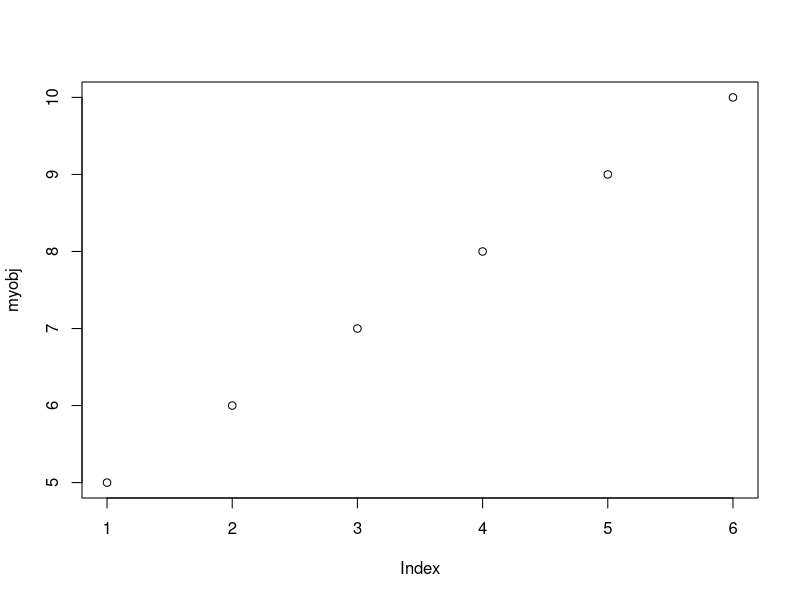

Reproduce this figure in R.
myobj = 5:10
myobj
plot(myobj)


set.seed(65)
runif(n = 9, min = 3, max = 6)
runif(9,3,6)

runif(min = 3, max = 6, n = 9)
# using only the first argument
runif(3)
# using arguments 1 and 3
runif(3,,4)

# Functions: seq, paste, rep
paste("xyz", 1:10)
paste(1:4)
class(paste(1:4)) # checking the class

paste("xyz", c(2,5,7,"test", 4.5))

paste("xyz", 1:10, sep = "") # modifying the seperator

seq() # just using the default settings
seq(11,4)
# using length
seq(from = 3, length = 3)


# step manipulations
seq(from = 3, length = 3, by = 0.5)

seq(from = 3, by = 0.5, length = 3) # changed order


?rep # next function will be repeated
rep(c(3,4,5), 3)
x = c(1,2,3)
rep(x, each = 3) # using each to repeat each values of x

rep(x, each = 3, times = 3) # combining arguments by each value and times

y = 4:20 # our data
which(y == 10)
y[3]

#Excersice#
sum(myobj)
paste("R is great", c(4,7,45),"and I will love it",sep = " ")
x = rep(x,length=31)
x
x[7]
